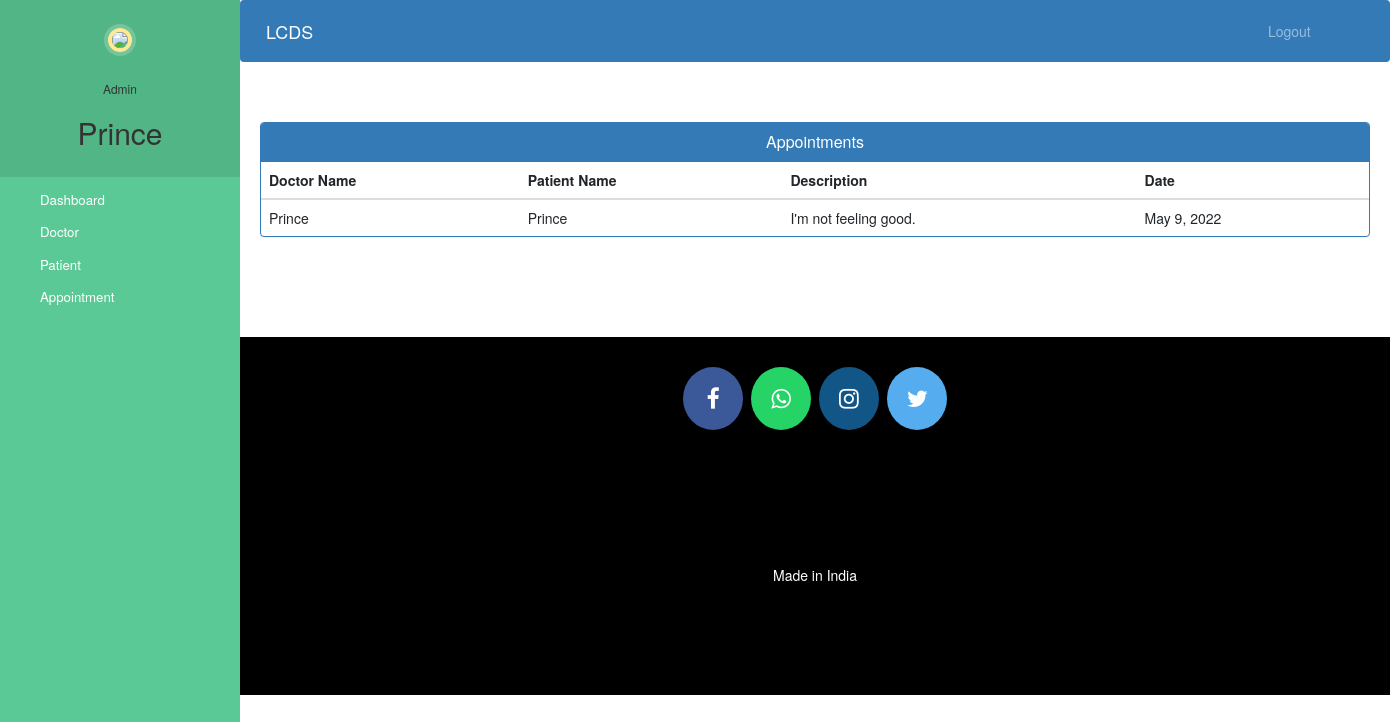
/admin-view-appointment (signed in), run on the app's committed database.
### hospital/models.py (models this page shows)
class Appointment(models.Model):
    patientId=models.PositiveIntegerField(null=True)
    doctorId=models.PositiveIntegerField(null=True)
    patientName=models.CharField(max_length=40,null=True)
    doctorName=models.CharField(max_length=40,null=True)
    appointmentDate=models.DateField(auto_now=True)
    description=models.TextField(max_length=500)
    status=models.BooleanField(default=False)

### hospital/views.py (the view)
# urls.py: path('admin-view-appointment', views.admin_view_appointment_view,name='admin-view-appointment'),
@login_required(login_url='adminlogin')
@user_passes_test(is_admin)
def admin_view_appointment_view(request):
    appointments=models.Appointment.objects.all().filter(status=True)
    return render(request,'hospital/admin_view_appointment.html',{'appointments':appointments})

### hospital/views.py (called while the page is built)
def is_admin(user):
    return user.groups.filter(name='ADMIN').exists()

### templates/hospital/admin_view_appointment.html (shortened to what this page needs)
{% extends 'hospital/admin_base.html' %}
{% block content %}
<head>
  <link href="//netdna.bootstrapcdn.com/bootstrap/3.0.0/css/bootstrap.min.css" rel="stylesheet" id="bootstrap-css">
</head>
<div class="container">
  <div class="panel panel-primary">
    <div class="panel-heading">
      <h6 class="panel-title">Appointments</h6>
    </div>
    <table class="table table-hover" id="dev-table">
      <thead>
        <tr>
          <th>Doctor Name</th>
          <th>Patient Name</th>
          <th>Description</th>
          <th>Date</th>
        </tr>
      </thead>
      {% for a in appointments %}
      <tr>
        <td> {{a.doctorName}}</td>
        <td>{{a.patientName}}</td>
        <td>{{a.description}}</td>
        <td>{{a.appointmentDate}}</td>
      </tr>
      {% endfor %}
    </table>
  </div>
</div>
{% endblock content %}

### templates/hospital/admin_base.html (shortened to what this page needs)
<!DOCTYPE html>
{% load static %}
<html lang="en">
<head>
  <link rel="stylesheet" href="https://stackpath.bootstrapcdn.com/bootstrap/4.3.1/css/bootstrap.min.css">
  <link rel="stylesheet" href="https://maxcdn.bootstrapcdn.com/font-awesome/4.7.0/css/font-awesome.min.css">
  <link rel="stylesheet" href="{% static '/style.css' %}">
</head>
<body>
  <nav class="menu" tabindex="0">
    <header class="avatar">
      <img src="{% static "images/adminpropic.png" %}" />
      <br><br>
      <h6>Admin</h6>
      <h2>{{request.user.first_name}}</h2>
    </header>
    <ul>
      <li tabindex="0" class="icon-dashboard"> <a style="color:white; text-decoration:none;" href="/admin-dashboard"><span>Dashboard</span></a> </li>
      <li tabindex="0" class="icon-customers"> <a style="color:white; text-decoration:none;" href="/admin-doctor"><span>Doctor</span></a></li>
      <li tabindex="0" class="icon-users"> <a style="color:white; text-decoration:none;" href="/admin-patient"><span>Patient</span></a></li>
      <li tabindex="0" class="icon-calendar"> <a style="color:white; text-decoration:none;" href="/admin-appointment"><span>Appointment</span></a></li>
    </ul>
  </nav>
  <main>
    <div class="bs-example">
      <nav class="navbar navbar-expand-md  navbar-dark fixed-top" style="background:#337AB7;">
        <a href="/admin-dashboard" class="navbar-brand">LCDS</a>
        <div class="collapse navbar-collapse justify-content-between" id="navbarCollapse">
          <div class="navbar-nav" style=" margin-left: 90%;">
            <a href="/logout" class="nav-item nav-link">Logout</a>
          </div>
        </div>
      </nav>
    </div>
    <br><br>
    {% block content %}
    {% endblock content %}
    <br><br><br><br>
    <footer>
      <p>
        <a id="ftr" href="#" class="fa fa-facebook"></a>
        <a id="ftr" href="#" class="fa fa-whatsapp"></a>
        <a id="ftr" href="#" class="fa fa-instagram"></a>
        <a id="ftr" href="#" class="fa fa-twitter"></a>
      </p>
      <br>
      <div class="container">
        <div class="row">
          <div class="col-md-12 col-sm-12">
            <div style="color:#ffffff;" class="wow fadeInUp footer-copyright">
              <p>Made in India <br>
                 </p>
            </div>
          </div>
        </div>
      </div>
    </footer>
  </main>
</body>
</html>

### static/style.css (style rules this page uses)
body { padding-left: 240px; }
main { position: relative; height: 100vh; }
.menu { background: #5bc995; height: 100vh; width: 240px; position: fixed; top: 0px; left: 0; z-index: 5; outline: none; }
.menu .avatar { background: rgba(0, 0, 0, 0.1); padding: 2em 0.5em; text-align: center; }
.menu .avatar img { width: 100px; border-radius: 50%; overflow: hidden; border: 4px solid #ffea92; box-shadow: 0 0 0 4px rgba(255, 255, 255, 0.2); }
.menu .avatar h2 { font-weight: normal; margin-bottom: 0; }
.menu ul { list-style: none; padding: 0.5em 0; margin: 0; }
.menu ul li { padding: 0.5em 1em 0.5em 3em; font-size: 0.95em; font-weight: regular; background-repeat: no-repeat; background-position: left 15px center; background-size: auto 20px; transition: all 0.15s linear; cursor: pointer; }
.menu ul li.icon-dashboard { background-image: url("http://www.entypo.com/images//gauge.svg"); }
.menu ul li.icon-customers { background-image: url("http://www.entypo.com/images//briefcase.svg"); }
.menu ul li.icon-users { background-image: url("http://www.entypo.com/images//users.svg"); }
.menu ul li.icon-calendar { background-image: url("http://www.entypo.com/images//calendar.svg"); }

### templates/hospital/admin_base.html (style rules this page uses)
a:link { text-decoration: none; }
a { color: white; }
footer { padding: 0px 0px 0px 0px; background-color: black; margin: 0px; }
#ftr { padding: 20px; }
.fa { font-size: 23px; width: 60px; text-align: center; text-decoration: none; margin: 5px 2px; border-radius: 50%; }
.fa-facebook { background: #3B5998; color: white; margin-top: 30px; }
.fa-whatsapp { background: #25d366; color: white; }
.fa-twitter { background: #55ACEE; color: white; }
.fa-instagram { background: #125688; color: white; }
p { text-align: center; }
body { padding-left: 240px; }
main { position: relative; height: 100vh; }
.menu { background: #5bc995; height: 100vh; width: 240px; position: fixed; top: 0px; left: 0; z-index: 5; outline: none; }
.menu .avatar { background: rgba(0, 0, 0, 0.1); padding: 2em 0.5em; text-align: center; }
.menu .avatar img { width: 100px; border-radius: 50%; overflow: hidden; border: 4px solid #ffea92; box-shadow: 0 0 0 4px rgba(255, 255, 255, 0.2); }
.menu .avatar h2 { font-weight: normal; margin-bottom: 0; }
.menu ul { list-style: none; padding: 0.5em 0; margin: 0; }
.menu ul li { padding: 0.5em 1em 0.5em 3em; font-size: 0.95em; font-weight: regular; background-repeat: no-repeat; background-position: left 15px center; background-size: auto 20px; transition: all 0.15s linear; cursor: pointer; }
.menu ul li.icon-dashboard { background-image: url("http://www.entypo.com/images//gauge.svg"); }
.menu ul li.icon-customers { background-image: url("http://www.entypo.com/images//briefcase.svg"); }
.menu ul li.icon-users { background-image: url("http://www.entypo.com/images//users.svg"); }
.menu ul li.icon-calendar { background-image: url("http://www.entypo.com/images//calendar.svg"); }

### templates/hospital/admin_view_appointment.html (style rules this page uses)
a:link { text-decoration: none; }
h6 { text-align: center; }
.row { margin: 100px; }

### data on the page
Appointment: doctorName "Prince", patientName "Prince", description "I'm not feeling good.", appointmentDate "May 9, 2022"

### other printed values
{{ request.user.first_name }} "Prince"
